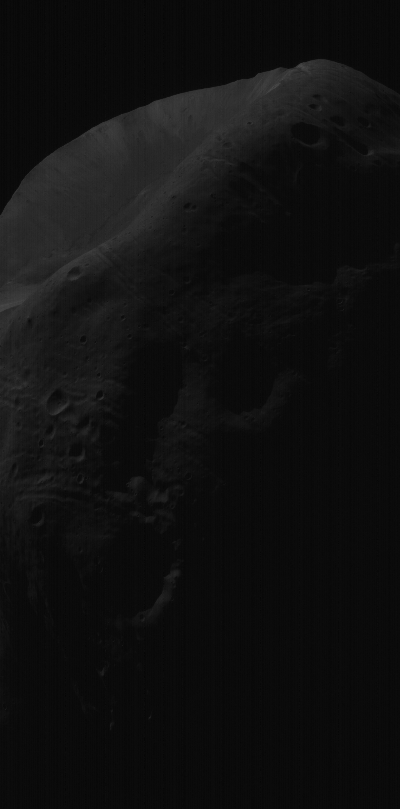
%> input picture Lab4/phobos.bmp, 400 x 809 px
$ octave zadanieB.m   (GNU Octave 9; MATLAB toolbox functions it lacks are replaced by stand-ins)
%> lines starting %> are read from the running program, lines starting %| are printed output that depends on the picture
clearvars;
close all;
clc;

%Exercise B2

% Image reading
phobos = imread('phobos.bmp');
%> phobos is the input picture: size 809x400 uint8; min 3, max 73, mean 16.1

I = phobos;

load('histogramZadany');

% show histogramZadany
figure(1);
plot(histogramZadany);
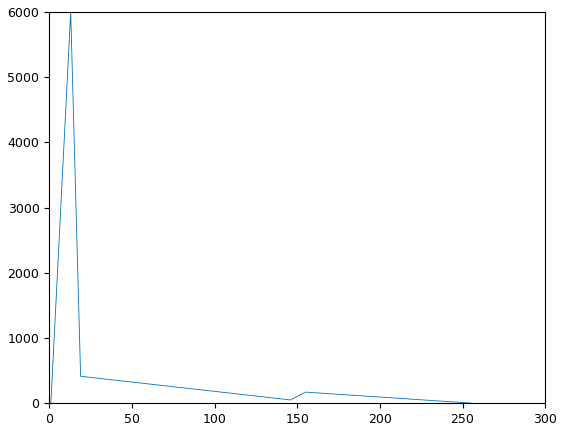
%> figure redrawn from the program's plot data; curve peaks at x = 13, y = 6000

% adjusting image
I2 = histeq(I, histogramZadany);
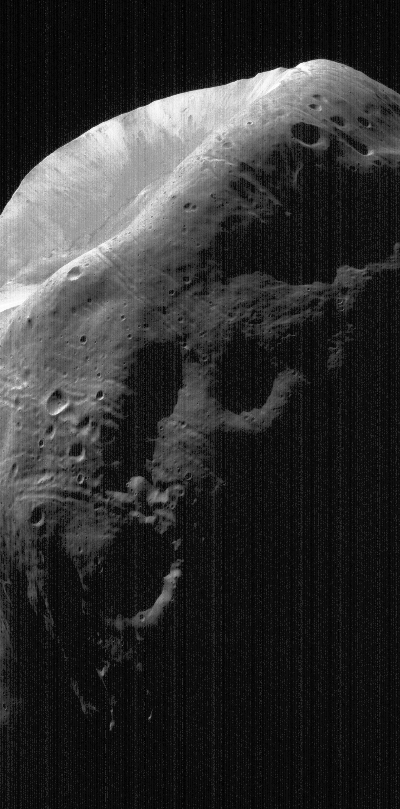
%> I2: size 809x400 uint8; min 0, max 255, mean 47.7

figure(2);
subplot(3,1,1);
imshow(I2);
title('histeq');

subplot(3,1,2);
imhist(I, 256);
title('histogram');

subplot(3,1,3);
aI = imadjust(I2);
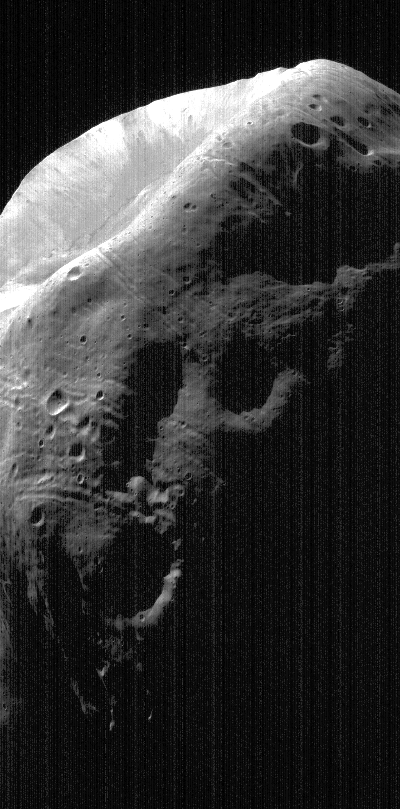
%> aI: size 809x400 uint8; min 0, max 255, mean 51.8
adapt = adapthisteq(aI, 'clipLimit', 0.02, 'Distribution', 'rayleigh');
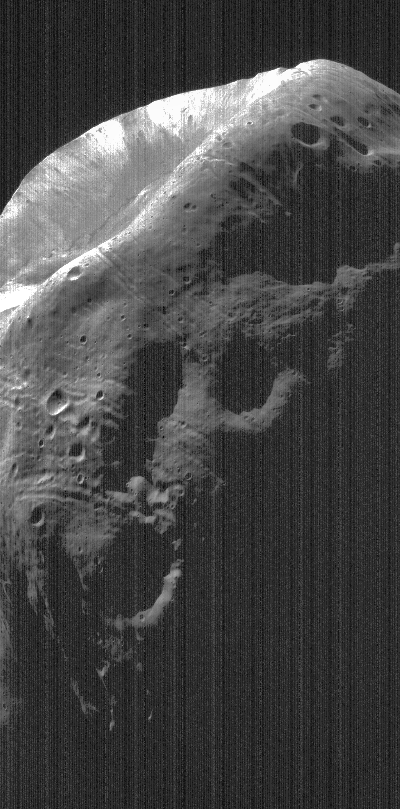
%> adapt: size 809x400 uint8; min 0, max 255, mean 70
imshow(adapt);
title('imadjust and adapthisteq');
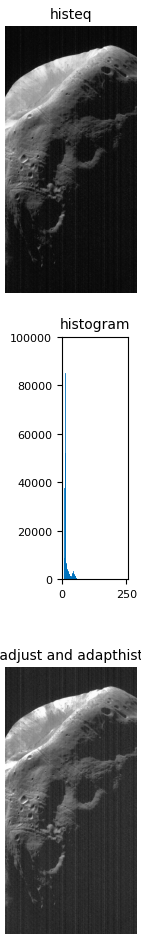
%> figure redrawn from the program's plot data, 3 panels
